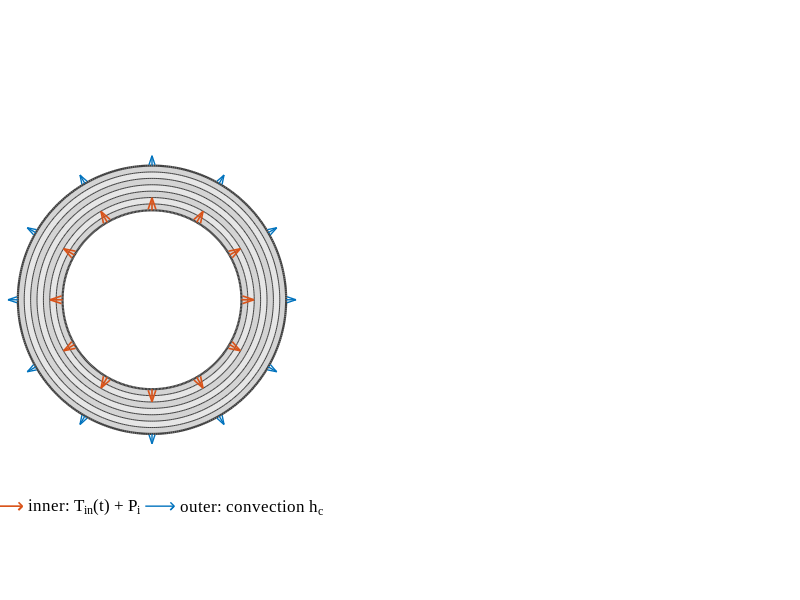

MATLAB code to generate this figure: (Note: this script raises an error after producing the figure.)
%% geometry_schematic_R4_4.m — R4_3 with the white margin around the figure reduced to a minimum (author request 2026-11-02)
%  R4_4 changes (marked 'R4_4'): the exported PNG is cropped to the bounding box of the drawing plus an 8 px margin (export padding 0 instead of 30). Drawing unchanged from R4_3.
%  ----- R4_3 header follows -----
%% geometry_schematic_R4_3.m — R4_2 + label font back to 12 pt, bottom 'insulated' just below the yellow crescent (outside the yellow), both labels a little to the left, larger legend font (author request 2026-11-02)
%  R4_3 changes (marked 'R4_3'): label font size, anchors, dxl, legend FontSize. Everything else = R4_2.
%  ----- R4_2 header follows -----
%% geometry_schematic_R4_2.m — R4_1 + 'insulated' labels centred on the middle axis of the cylinder; the bottom label sits inside the crescent (top face of the bottom insulation block)
%  R4_2 changes (marked 'R4_2'): label anchor positions only. Everything else = R4_1.
%  ----- R4_1 header follows -----
%% geometry_schematic_R4_1.m — R4 + 'insulated' labels closer to the cylinder (centred) and the two panel centres on one horizontal line (author request 2026-11-02)
%  R4_1 changes (marked 'R4_1'): label offsets reduced; left panel shifted vertically by dyAx1. Everything else = R4.
%  ----- R4 header follows -----
%% geometry_schematic_R4.m — R3 + layout changes requested by the author (2026-11-02)
%  Changes vs R3 (all marked 'R4'; geometry, loads, colours untouched; only
%  geometry_schematic_R4_4.png/.fig is written -- the standalone 3D cutaway is not redrawn):
%    * right panel: the two words 'insulated' moved above the top end and below the bottom
%      end, horizontally centred on the cylinder axis;
%    * right panel: R_i and R_o removed; they are shown on the left (cross-section) panel as
%      radial dimension arrows from the centre;
%    * right panel: the wall thickness h is shown on the LEFT wall at the bottom, beside the
%      length L (dimension below the bottom insulation block, on the theta = pi cut face);
%    * right panel: the coordinate triad is rotated about z (outward) and theta is drawn as an
%      arc with an arrow head (as in the left panel) instead of a straight arrow.
%  ----- R3 header follows -----
%% geometry_schematic_R3.m — R2 + coordinate systems (r, theta, z) in the geometry figures
%  R3 (2026-10-29, author request Prom 6): "in the two figures that introduce the cylinder
%  geometry (axial-section figure and cross-section figure) a coordinate system must be added".
%  Changes vs R2 (all marked 'R3'; geometry, loads and colours untouched):
%    * cross-section panel (a): triad at the bore centre -- radial axis r, circumferential
%      direction theta (arc with arrow), axial direction z shown as the out-of-plane symbol;
%    * axial cutaway (panel (b) and the standalone 3D cutaway): the lone z arrow is replaced by
%      a full right-handed triad r, theta, z drawn at the theta = 0 cut plane;
%    * outputs: geometry_schematic_R3.png/.fig and geometry_3D_cutaway_R2.png/.fig
%      (R2/R1 figures stay frozen).
%  ----- R2 header follows -----
%% geometry_schematic_R2.m — geometry schematic with an axially cut half-cylinder (3D)
%  R2 (2026-10-12, author request) revises the geometry schematic that
%  ch123_figs_R10.m draws (geometry_schematic.png: (a) annular cross-section,
%  (b) r-z graph):
%    * the RIGHT-HAND GRAPH (the r-z axes plot) is DELETED;
%    * in its place, an axially cut HALF CYLINDER in 3D showing
%        - the 7 layers on the cut faces and on the top face,
%        - the INNER loading (internal pressure P_i + thermal load T_in(t)),
%        - the OUTER convection h_c,
%        - the TOP and BOTTOM ends THERMALLY INSULATED (shown as insulation
%          blocks, labelled).
%    The cross-section panel (a) and its legend are unchanged.
%  Output: figures_ch123/geometry_schematic_R2.png (+ .fig). R1 and
%  ch123_figs_R10.m (which keeps writing the old geometry_schematic.png) are frozen.
%
%  Second output (author request: "draw something like" the 3D cylinder
%  drawings in Heydarpour's papers, e.g. Thin-Walled Struct. 155 (2020) 106914
%  Fig. 1a): figures_ch123/geometry_3D_cutaway_R1.png — the same cylinder with a
%  135-degree wedge removed, layers in a blue scale, loads and insulated ends.
%  All figure text in English, Times New Roman (as in the other ch1-3 schematics).
clearvars; clc; close all;
outdir = 'C:/Users/InfosaicUser/Desktop/MSc/Lord-Shulman-theory-thermoelastic-cylinder/claude/figures_ch123';
if ~exist(outdir,'dir'), mkdir(outdir); end
try
    set(groot,'defaultAxesFontName','Times New Roman');
    set(groot,'defaultTextFontName','Times New Roman');
    set(groot,'defaultLegendFontName','Times New Roman');
catch
end
CO = {[0 0.447 0.741],[0.850 0.325 0.098]};          % chapter colours: outer = blue, inner = orange
Ri = 1.0; Ro = 1.5; L = 2.1; NL = 7;
Rb = Ri + (0:NL)*((Ro-Ri)/NL);                       % 8 interface radii
G.Ri = Ri; G.Ro = Ro; G.L = L; G.NL = NL; G.Rb = Rb; G.tI = 0.16;   % tI = insulation block thickness
az = -25; el = 22;                                   % camera: from the front, slightly right and above

%% ================= FIGURE 1: cross-section (a) + half cylinder (b) =================
fig = figure('Units','inches','Position',[1 1 12 6],'Color','w','Renderer','opengl');

% ---------- (a) annular cross-section: unchanged from ch123_figs_R10 ----------
dyAx1 = 0.0296;   % R4_1: vertical shift of the left panel so both figure centres lie on one horizontal line
ax1 = axes('Parent',fig,'Position',[0.01 0.08-dyAx1 0.36 0.90]); hold(ax1,'on'); axis(ax1,'equal'); axis(ax1,'off');
th = linspace(0,2*pi,400);
for k = 1:NL
    ro = Rb(k+1); ri = Rb(k); sh = 0.90 - 0.07*mod(k,2);
    patch(ax1,[ro*cos(th) ri*cos(fliplr(th))],[ro*sin(th) ri*sin(fliplr(th))],[sh sh sh],'EdgeColor','none');
end
for k = 1:NL+1
    lw = 0.5; if k==1||k==NL+1, lw = 1.6; end
    plot(ax1,Rb(k)*cos(th),Rb(k)*sin(th),'-','Color',[0.25 0.25 0.25],'LineWidth',lw);
end
na = 12; ang = linspace(0,2*pi,na+1); ang(end) = [];
qi = quiver(ax1,Ri*cos(ang),Ri*sin(ang),0.14*cos(ang),0.14*sin(ang),0,'Color',CO{2},'LineWidth',1.2,'MaxHeadSize',0.55,'DisplayName','inner: T_{in}(t) + P_i');
qo = quiver(ax1,Ro*cos(ang),Ro*sin(ang),0.11*cos(ang),0.11*sin(ang),0,'Color',CO{1},'LineWidth',1.0,'MaxHeadSize',0.55,'DisplayName','outer: convection h_c');
lg = legend(ax1,[qi(1) qo(1)],'Location','southoutside','Orientation','horizontal','FontSize',12,'Box','off','AutoUpdate','off');   % R3: AutoUpdate off, else the triad objects added below enter the legend
lg.Units = 'normalized'; lg.Position(2) = 0.15;   % R4_1: legend placed just under the (shifted) left panel
xlim(ax1,[-(Ro+0.55) Ro+0.55]); ylim(ax1,[-(Ro+0.5) Ro+0.5]);
% R3: coordinate system of the cross-section: r (radial), theta (circumferential), z (out of the page)
tri_r = 0.55; tri_a = 0.33;
quiver(ax1,0,0,tri_r,0,0,'Color','k','LineWidth',1.3,'MaxHeadSize',0.6);          % r axis
text(ax1,tri_r+0.07,0.0,'r','FontSize',14,'FontAngle','italic','HorizontalAlignment','left','VerticalAlignment','middle');
ta = linspace(deg2rad(8),deg2rad(80),40);
plot(ax1,tri_a*cos(ta),tri_a*sin(ta),'k-','LineWidth',1.3);                         % theta arc
% arrow head at the arc end: filled triangle along the counter-clockwise tangent
Ee = tri_a*[cos(ta(end)) sin(ta(end))]; tg = [-sin(ta(end)) cos(ta(end))]; nn = [cos(ta(end)) sin(ta(end))];
hl = 0.10; hw = 0.045;
patch(ax1,[Ee(1)+hl*tg(1), Ee(1)+hw*nn(1), Ee(1)-hw*nn(1)],[Ee(2)+hl*tg(2), Ee(2)+hw*nn(2), Ee(2)-hw*nn(2)],'k','EdgeColor','k');
text(ax1,0.45*cos(deg2rad(58)),0.45*sin(deg2rad(58)),'\theta','FontSize',14,'HorizontalAlignment','left','VerticalAlignment','bottom');
plot(ax1,0,0,'ko','MarkerSize',9,'LineWidth',1.2); plot(ax1,0,0,'k.','MarkerSize',9);   % z out of the page
text(ax1,0.03,-0.13,'z','FontSize',14,'FontAngle','italic','HorizontalAlignment','center','VerticalAlignment','top');   % R4: moved below the symbol (clear of the R_o line)
% R4: radii R_i and R_o as radial dimension arrows from the centre (moved here from the right panel)
ai = deg2rad(145); ao = deg2rad(215);
quiver(ax1,0,0,Ri*cos(ai),Ri*sin(ai),0,'Color','k','LineWidth',1.0,'MaxHeadSize',0.10);
quiver(ax1,0,0,Ro*cos(ao),Ro*sin(ao),0,'Color','k','LineWidth',1.0,'MaxHeadSize',0.07);
text(ax1,0.52*cos(ai),0.52*sin(ai)+0.05,'R_i','FontSize',14,'HorizontalAlignment','center','VerticalAlignment','bottom');
text(ax1,(Ro+0.10)*cos(ao),(Ro+0.10)*sin(ao),'R_o','FontSize',14,'HorizontalAlignment','right','VerticalAlignment','top');

% ---------- (b) axially cut half cylinder, 3D ----------
ax2 = axes('Parent',fig,'Position',[0.27 0.0 0.71 1.0]);
draw_cyl3d(ax2, pi, 'gray', CO, G, az, el, true);

exportgraphics(fig,fullfile(outdir,'geometry_schematic_R4_4.png'),'Resolution',300,'Padding',0);   % R4_4: no padding; cropped to the drawing below
% R4_4: crop the PNG to the bounding box of the drawing + 8 px margin (minimum white space around the figure)
pf = fullfile(outdir,'geometry_schematic_R4_4.png'); A = imread(pf);
ink = any(A < 245,3); rr = find(any(ink,2)); cc = find(any(ink,1)); mg = 8;
r1 = max(1,rr(1)-mg); r2 = min(size(A,1),rr(end)+mg); c1 = max(1,cc(1)-mg); c2 = min(size(A,2),cc(end)+mg);
try, imwrite(A(r1:r2,c1:c2,:),pf,'ResolutionUnit','meter','XResolution',11811,'YResolution',11811);
catch, imwrite(A(r1:r2,c1:c2,:),pf); end
savefig(fig,fullfile(outdir,'geometry_schematic_R4_4.fig'));
close(fig); fprintf('done: geometry_schematic_R4_4.png\n');
% R4: FIGURE 2 (standalone 3D cutaway) removed from this script; geometry_3D_cutaway_R2 stays as is

%% ============================ helpers ============================
function draw_cyl3d(ax, thMax, palette, CO, G, az, el, withDims)
    hold(ax,'on');
    Ri = G.Ri; Ro = G.Ro; L = G.L; NL = G.NL; Rb = G.Rb; tI = G.tI;
    edge = [0.25 0.25 0.25];
    % layer colours: alternating greys (as in the 2D panel) or a light->dark blue scale
    for k = 1:NL
        if strcmp(palette,'gray')
            lay{k} = (0.90 - 0.07*mod(k,2))*[1 1 1]; %#ok<AGROW>
        else
            t = (k-1)/(NL-1);
            lay{k} = [0.80 0.89 0.99]*(1-t) + [0.10 0.27 0.60]*t; %#ok<AGROW>
        end
    end
    if strcmp(palette,'gray'), cIn = [0.93 0.93 0.95]; cOut = [0.80 0.80 0.80];
    else,                      cIn = [0.82 0.90 0.98]; cOut = [0.66 0.79 0.95]; end
    cIns = [1.00 0.93 0.62];                                  % insulation blocks
    th = linspace(0,thMax,120);

    % ---- curved surfaces (inner + outer), light-dependent shading ----
    [T,Z] = meshgrid(th,[0 L]);
    surf_shaded(ax,Ri*cos(T),Ri*sin(T),Z,T,cIn);
    surf_shaded(ax,Ro*cos(T),Ro*sin(T),Z,T,cOut);

    % ---- cut faces (theta = 0 and theta = thMax): the 7 layers ----
    for k = 1:NL
        for tc = [0 thMax]
            patch(ax,[Rb(k) Rb(k+1) Rb(k+1) Rb(k)]*cos(tc),[Rb(k) Rb(k+1) Rb(k+1) Rb(k)]*sin(tc), ...
                  [0 0 L L],lay{k},'EdgeColor',edge,'LineWidth',0.4);
        end
        % ---- top face z = L: annular sector of layer k ----
        sector(ax,L,Rb(k),Rb(k+1),0,thMax,lay{k},edge);
    end

    % ---- insulation blocks at the top and bottom ends ----
    for zc = [-tI, L]
        ins_block(ax,zc,zc+tI,Ri,Ro,thMax,cIns,edge);
    end

    % ---- inner loading: arrows from the bore onto the inner surface (P_i + T_in) ----
    if thMax > pi, thI = deg2rad([40 65 90 110]); else, thI = deg2rad([45 80 115 150]); end
    zr = [0.25 0.50 0.75]*L;
    for a = thI
        for z = zr
            quiver3(ax,(Ri-0.34)*cos(a),(Ri-0.34)*sin(a),z,0.30*cos(a),0.30*sin(a),0,0, ...
                    'Color',CO{2},'LineWidth',1.8,'MaxHeadSize',0.9);
        end
    end
    % ---- outer convection: arrows leaving the outer surface where it faces the camera ----
    if thMax > pi, thO = deg2rad([4 16 198 212]); else, thO = deg2rad([4 12 20]); end
    for a = thO
        for z = zr
            quiver3(ax,Ro*cos(a),Ro*sin(a),z,0.36*cos(a),0.36*sin(a),0,0, ...
                    'Color',CO{1},'LineWidth',1.8,'MaxHeadSize',0.9);
        end
    end

    % ---- annotations ----
    % R4: 'insulated' above the top end and below the bottom end, centred on the cylinder axis
    dxl = -0.19;   % R4_3: was -0.068 (centred), now a little to the left; R4_2: screen-horizontal shift of both labels (data units along the screen x direction) to centre them on the cylinder
    ex = dxl*[cos(deg2rad(-25)) sin(deg2rad(-25))];
    text(ax,0.63+ex(1),1.36+ex(2),L+tI+0.05,'insulated','FontSize',12,'HorizontalAlignment','center', ...
         'VerticalAlignment','bottom');
    text(ax,(Ri-0.25)*cosd(65)+ex(1),(Ri-0.25)*sind(65)+ex(2),-tI+0.05,'insulated','FontSize',12,'HorizontalAlignment','center', ...   % R4_3: just below the crescent (outside the yellow), top-aligned   % R4_2: inside the crescent = inner face of the bottom insulation block
         'VerticalAlignment','top');
    % z axis arrow and length dimension
    xa = -Ro-0.45;
    plot3(ax,[xa xa],[0 0],[0 L],'k-','LineWidth',1.0);
    plot3(ax,[xa-0.05 xa+0.05],[0 0],[0 0],'k-','LineWidth',1.0);
    plot3(ax,[xa-0.05 xa+0.05],[0 0],[L L],'k-','LineWidth',1.0);
    text(ax,xa-0.08,0,L/2,'L','FontSize',14,'FontAngle','italic','HorizontalAlignment','right');
    % R3: full coordinate triad (r, theta, z) at the theta = 0 cut plane, clear of the cylinder
    xz = Ro+0.85; z0 = 0.35; Lt = 0.62;
    % R4: triad rotated about z by phT (outward); theta shown as an arc with an arrow head
    phT = deg2rad(-55);
    er = [cos(phT) sin(phT) 0];
    quiver3(ax,xz,0,z0,0,0,0.75,0,'Color','k','LineWidth',1.3,'MaxHeadSize',0.8);   % z (axial)
    text(ax,xz,0,z0+0.75+0.12,'z','FontSize',14,'FontAngle','italic','HorizontalAlignment','center');
    quiver3(ax,xz,0,z0,Lt*er(1),Lt*er(2),0,0,'Color','k','LineWidth',1.3,'MaxHeadSize',0.8);      % r (radial)
    text(ax,xz+(Lt+0.07)*er(1),(Lt+0.07)*er(2),z0,'r','FontSize',14,'FontAngle','italic','HorizontalAlignment','left');
    ra = 0.42; tt = linspace(deg2rad(12),deg2rad(85),40);                                       % theta arc (r -> theta)
    plot3(ax,xz+ra*cos(phT+tt),ra*sin(phT+tt),z0*ones(size(tt)),'k-','LineWidth',1.3);
    qe = [xz+ra*cos(phT+tt(end)), ra*sin(phT+tt(end))]; qd = [-sin(phT+tt(end)), cos(phT+tt(end))];
    nr = [cos(phT+tt(end)) sin(phT+tt(end))]; hl = 0.13; hw = 0.055;   % filled triangular arrow head at the arc end (as in the left panel)
    patch(ax,[qe(1)+hl*qd(1), qe(1)+hw*nr(1), qe(1)-hw*nr(1)],[qe(2)+hl*qd(2), qe(2)+hw*nr(2), qe(2)-hw*nr(2)],z0*ones(1,3),'k','EdgeColor','k');
    ta = phT+deg2rad(50);
    text(ax,xz+(ra+0.10)*cos(ta),(ra+0.10)*sin(ta),z0,'\theta','FontSize',14,'HorizontalAlignment','left');
    plot3(ax,xz,0,z0,'k.','MarkerSize',10);
    if withDims
        % R4: only the thickness h, on the LEFT wall (theta = pi cut face) at the bottom, beside L
        zd = -tI-0.30;
        plot3(ax,[-Ri -Ri],[0 0],[-tI zd-0.05],':','Color',[0.3 0.3 0.3],'LineWidth',0.8);
        plot3(ax,[-Ro -Ro],[0 0],[-tI zd-0.05],':','Color',[0.3 0.3 0.3],'LineWidth',0.8);
        quiver3(ax,-Ro,0,zd,Ro-Ri,0,0,0,'Color','k','LineWidth',1.0,'MaxHeadSize',0.5);
        quiver3(ax,-Ri,0,zd,-(Ro-Ri),0,0,0,'Color','k','LineWidth',1.0,'MaxHeadSize',0.5);
        text(ax,-(Ri+Ro)/2,0,zd-0.14,'h','FontSize',14,'FontAngle','italic','HorizontalAlignment','center');
    end

    axis(ax,'equal'); axis(ax,'off');
    view(ax,az,el); camproj(ax,'orthographic');
    xlim(ax,[-Ro-0.60 Ro+1.55]); ylim(ax,[-Ro-0.3 Ro+0.55]); zlim(ax,[-0.95 L+1.05]);   % R3: room for the triad (was Ro+1.40 / Ro+0.3)
end

function surf_shaded(ax,X,Y,Z,T,col)
    s = 0.78 + 0.22*cos(T - pi/4);                     % simple directional shading
    C = cat(3, min(col(1)*s,1), min(col(2)*s,1), min(col(3)*s,1));
    surf(ax,X,Y,Z,C,'EdgeColor','none','FaceColor','interp');
end

function sector(ax,z,r1,r2,t0,t1,col,edge)
    t = linspace(t0,t1,80);
    X = [r2*cos(t) r1*cos(fliplr(t))]; Y = [r2*sin(t) r1*sin(fliplr(t))];
    patch(ax,X,Y,z*ones(size(X)),col,'EdgeColor',edge,'LineWidth',0.4);
end

function ins_block(ax,z0,z1,r1,r2,thMax,col,edge)
    t = linspace(0,thMax,100);
    sector(ax,z1,r1,r2,0,thMax,col,edge);               % outer face of the block
    sector(ax,z0,r1,r2,0,thMax,col,edge);
    [T,Z] = meshgrid(t,[z0 z1]);
    surface(ax,r2*cos(T),r2*sin(T),Z,'FaceColor',col,'EdgeColor','none');
    surface(ax,r1*cos(T),r1*sin(T),Z,'FaceColor',col*0.97,'EdgeColor','none');
    for tc = [0 thMax]
        patch(ax,[r1 r2 r2 r1]*cos(tc),[r1 r2 r2 r1]*sin(tc),[z0 z0 z1 z1],col,'EdgeColor',edge,'LineWidth',0.5);
    end
end
